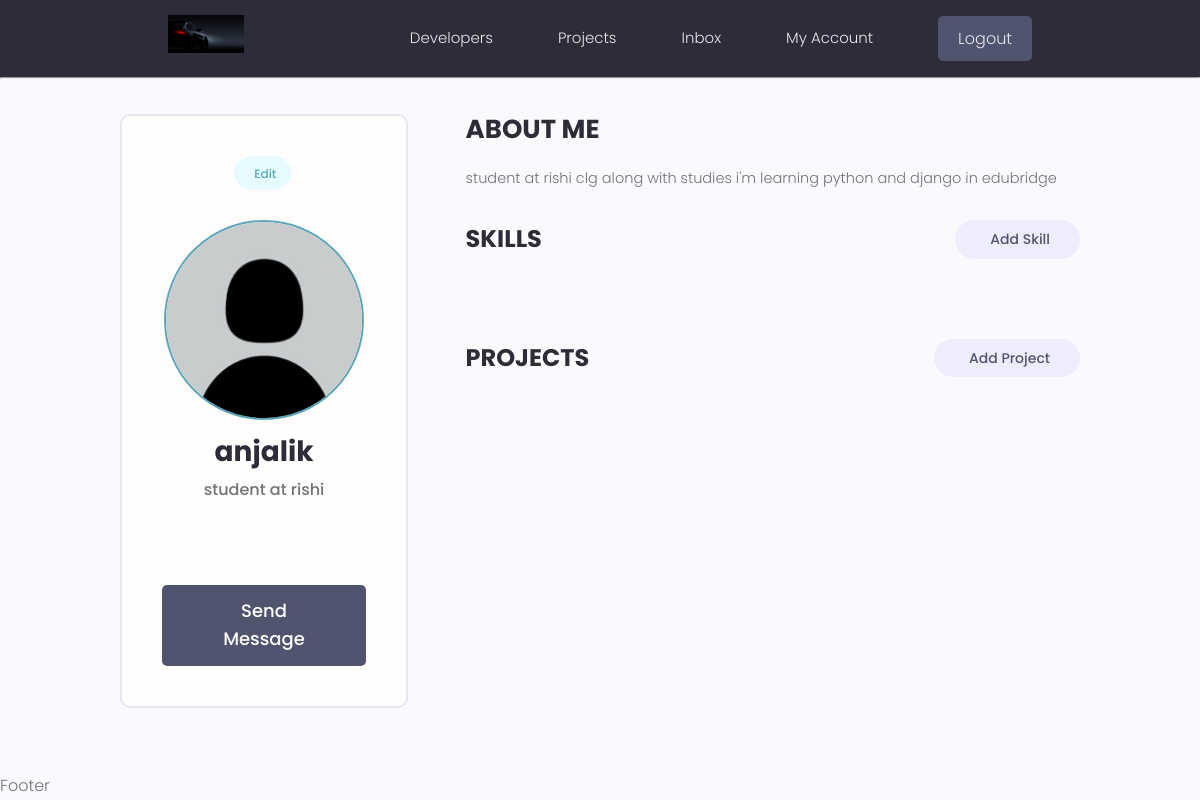
/account/ (signed in), run on the app's committed database.
### users/models.py (models this page shows, shortened)
class Profile(models.Model):
    user = models.OneToOneField(User,on_delete=models.CASCADE,null=True,blank=True)
    name= models.CharField(max_length=200,null=True,blank=True)
    username = models.CharField(max_length=200,null=True,blank=True)
    location = models.CharField(max_length=200,null=True,blank=True)
    email = models.EmailField(blank=True,null=True)
    short_intro = models.CharField(max_length=200,null=True,blank=True)
    bio = models.TextField(null=True,blank=True)
    profile_image = models.ImageField(upload_to = 'profiles/',default='profiles/user-default.png' )
    social_github = models.CharField(max_length=200,null=True,blank=True)
    social_twitter = models.CharField(max_length=200,null=True,blank=True)
    social_youtube = models.CharField(max_length=200,null=True,blank=True)
    social_linkedin = models.CharField(max_length=200,null=True,blank=True)
    social_website = models.CharField(max_length=200,null=True,blank=True)

### users/views.py (the view)
# urls.py: path('account/',views.userAccount,name='account'),
def userAccount(request):
    profile = request.user.profile
    context={
        'profile':profile,
    }
    return render(request,'users/account.html',context)

### users/templates/users/account.html (shortened to what this page needs)
{% extends 'main.html' %}
{% block content  %}
  <main class="settingsPage profile my-md">
    <div class="container">
      <div class="layout">
        <div class="column column--1of3">
          <div class="card text-center">
            <div class="card__body dev">
              <a class="tag tag--pill tag--main settings__btn" href="{% url 'users:edit-account' %}"> Edit</a>
              <img class="avatar avatar--xl dev__avatar" src="{{profile.profile_image.url}}" />
              <h2 class="dev__name">{{profile.name}}</h2>
              <p class="dev__title">{{profile.short_intro}}</p>
              <ul class="dev__social">
              </ul>
              <a href="#" class="btn btn--sub btn--lg">Send Message </a>
            </div>
          </div>
        </div>
        <div class="column column--2of3">
          <div class="devInfo">
            <h3 class="devInfo__title">About Me</h3>
            <p class="devInfo__about">
              {{profile.bio}}
            </p>
          </div>
          <div class="settings">
            <h3 class="settings__title">Skills</h3>
            <a class="tag tag--pill tag--sub settings__btn tag--lg" href="{% url 'users:create-skill' %}"> Add Skill</a>
          </div>
          <div class="settings">
            <h3 class="settings__title">Projects</h3>
            <a class="tag tag--pill tag--sub settings__btn tag--lg" href="{% url 'projects:create-project' %}"> Add Project</a>
          </div>
        </div>
      </div>
    </div>
  </main>
{% endblock %}

### static/style/app.css (style rules this page uses)
:root { --color-sub: #2d2d39; }
.btn--sub { background-color: var(--color-sub-light); }
.card { border: 2px solid var(--color-light); }
img { width: 100%; }
.profile .card > .dev { padding: 4rem; }
.dev__avatar { display: block; margin: auto; }
.dev__name { color: var(--color-sub); font-size: 2.8rem; font-weight: 700; margin-top: 1rem; margin-bottom: 0.5rem; }
.dev__title { font-size: 1.6rem; font-weight: 500; line-height: 1.3; }
.dev__social { margin: 3rem 0; list-style: none; display: flex; justify-content: center; gap: 1.5rem; }
.devInfo { margin-bottom: 3rem; }
.devInfo__title, .devInfo__subtitle { font-size: 2.6rem; color: var(--color-sub); text-transform: uppercase; font-weight: 700; margin-bottom: 1.5rem; }
.devInfo__about, .devSkill__info { font-size: 1.45rem; line-height: 1.7; text-align: justify; }
.settingsPage .dev > .settings__btn { display: inline-block; margin-bottom: 3rem; }
.settings { display: flex; justify-content: space-between; align-items: center; }
.settings__title { font-size: 2.4rem; text-transform: uppercase; font-weight: 700; color: var(--color-sub); }

### static/uikit/styles/modules/_variables.css (style rules this page uses)
:root { --color-main: #5aa5b9; --color-main-light: #e6faff; --color-sub: #3f4156; --color-sub-light: #51546e; --color-sub-lighter: #ededfd; --color-text: #737373; --color-gray: #8b8b8b; --color-light: #e5e7eb; --color-light-gray: #767676; --color-bg: #f8fafd; --color-white: #fffefd; --color-white-light: #f3f3f3; --color-success: #359e64; --color-success-bg: #def8e8; --color-error: #fc4b0b; --color-error-bg: #fff2ee; --font-base: 'Poppins', arial, helvetica, 'Segoe UI', roboto, ubuntu, sans-serif; --font-monospace: 'Fira Code', 'Courier New', courier, monospace; --font-regular: 300; --font-medium: 500; --font-bold: 700; --generic-shadow: 1px 1px 5px #00000010; --generic-transition: all 0.3s ease-in-out; }

### static/uikit/styles/modules/_base.css (style rules this page uses)
* { margin: 0; padding: 0; box-sizing: border-box; text-rendering: optimizeLegibility; color: inherit; font-size: inherit; }
html { font-size: 50%; }
@media only screen and (min-width: 480px) { html { font-size: 56.25%; } }
@media only screen and (min-width: 1200px) { html { font-size: 62.5%; } }
body { line-height: 1.6; font-weight: 400; font-size: 1.5rem; color: var(--color-text); background-color: var(--color-bg); min-height: 100vh; }

### static/uikit/styles/modules/_typography.css (style rules this page uses)
* { font-family: var(--font-base); }
h2 { font-size: 3.6rem; font-weight: var(--font-bold); }
h3 { font-size: 3.2rem; font-weight: var(--font-medium); }
p, span, strong { font-size: 1.6rem; color: var(--color-text); font-weight: var(--font-regular); }
a { padding-bottom: 2px; text-decoration: none; display: inline-block; color: var(--color-main); font-weight: var(--font-medium); }

### static/uikit/styles/modules/_utilities.css (style rules this page uses)
.container { width: 92%; max-width: 165rem; margin: 0 auto; box-sizing: border-box; }
@media screen and (min-width: 1000px) { .container { width: 90%; } }
@media screen and (min-width: 1200px) { .container { width: 80%; } }
.text-center { text-align: center; }
.my-md { margin: 3rem auto; }

### static/uikit/styles/modules/_avatar.css (style rules this page uses)
.avatar { border-radius: 50%; border: 2px solid var(--color-main); object-fit: cover; }
.avatar--xl { height: 20rem; width: 20rem; }

### static/uikit/styles/modules/_button.css (style rules this page uses)
.btn { display: inline-block; position: relative; cursor: pointer; background-color: var(--color-light); font-weight: var(--font-medium); color: var(--color-sub); text-decoration: none; padding: 1rem 2rem; border-radius: 0.5rem; border: none; width: -webkit-fit-content; width: -moz-fit-content; width: fit-content; height: -webkit-fit-content; height: -moz-fit-content; height: fit-content; font-size: 1.6rem; outline-width: 0; outline-color: transparent; -webkit-backface-visibility: hidden; backface-visibility: hidden; transition: all 0.3s ease-in-out; }
.btn--sub { background-color: var(--color-sub); color: var(--color-white); }
.btn--lg { font-size: 1.8rem; padding: 1.2rem 4.5rem; }

### static/uikit/styles/modules/_card.css (style rules this page uses)
.card { border-radius: 1rem; background-color: var(--color-white); border: 1.5px solid var(--color-light); width: auto; height: auto; margin-top: 0.5rem; margin-bottom: 0.5rem; overflow: hidden; }
.card__body, .card__header { padding: 2rem 2.5rem; }

### static/uikit/styles/modules/_layout.css (style rules this page uses)
.layout { display: flex; flex-flow: row wrap; justify-content: space-between; }
.layout > .column { margin-bottom: 3rem; }
.layout > .column.column--1of3 { flex-basis: 30%; }
.layout > .column.column--2of3 { flex-basis: 64%; }

### data on the page
Profile: profile_image (placeholder picture), name "anjalik", short_intro "student at rishi", bio "student at rishi clg along with studies i'm learning python and django in edubridge"
